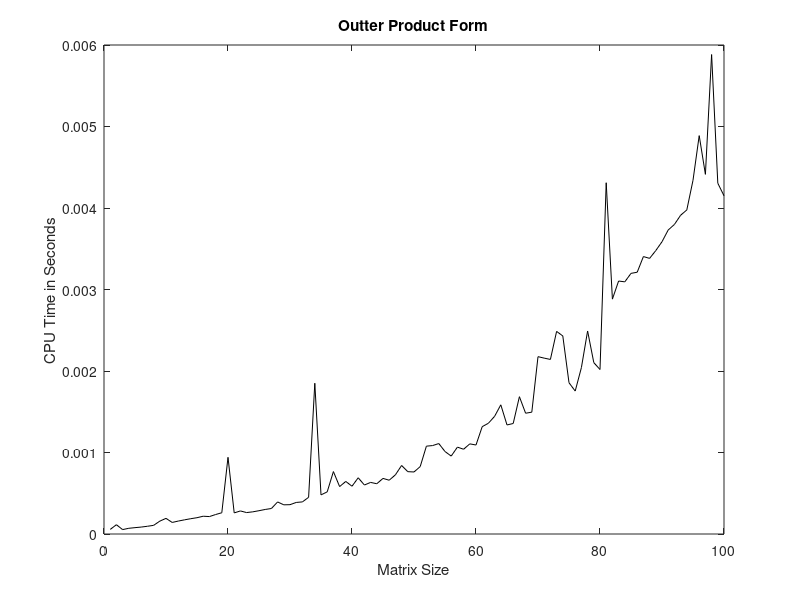
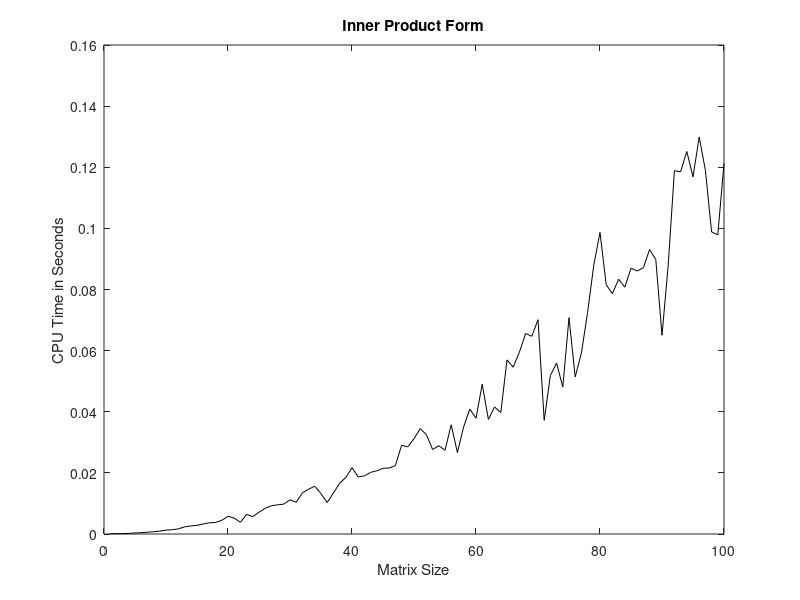
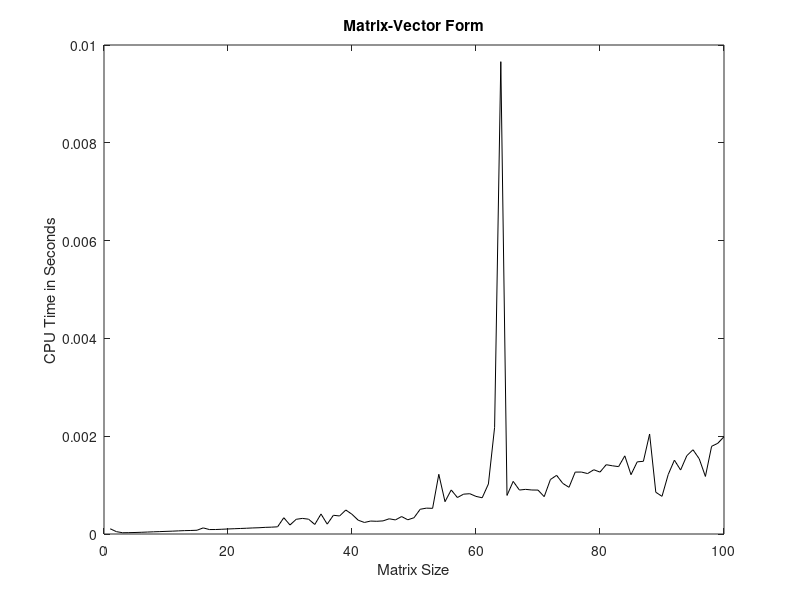
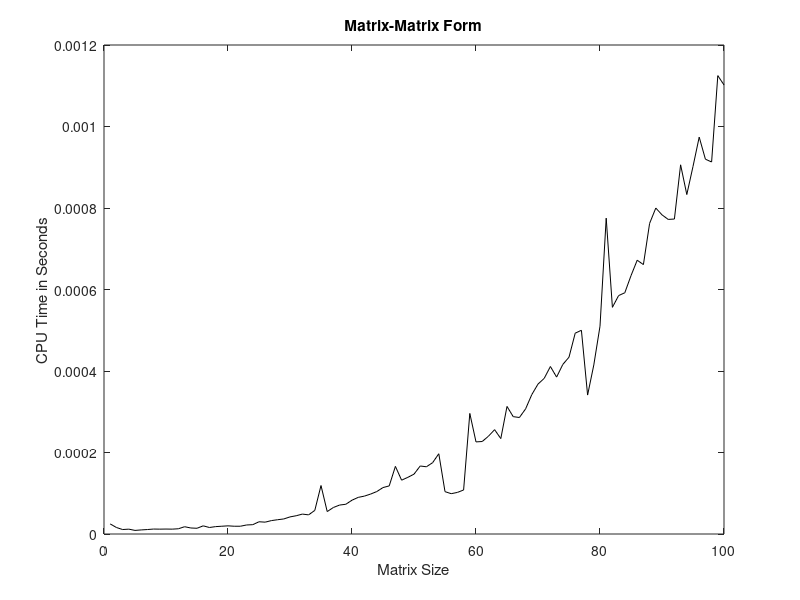

Reproduce these figures in MATLAB, in order.
%%%%%%%%%%%%%%%%%%%%%%%%%%%%%%%%%%%%%%%%%%%%%%%%%%%%%%%%%%%%%%%%%%%%%%%%%%%
%                       MAT 508 HW 1 Problem 3
% Here, we compare the computation times of the product AB by using
% the outter product form, the inner product form, matrix-vector form, and
% the matrix-matrix (plain * Matlab function) form.
%%%%%%%%%%%%%%%%%%%%%%%%%%%%%%%%%%%%%%%%%%%%%%%%%%%%%%%%%%%%%%%%%%%%%%%%%%%
% We use matrices of size up to n.
n=100;
%%%%%%%%%%%%%%%%%%%%%%%%%%%%%%%%%%%%%%%%%%%%%%%%%%%%%%%%%%%%%%%%%%%%%%%%%%%
% Outter Product Form
%%%%%%%%%%%%%%%%%%%%%%%%%%%%%%%%%%%%%%%%%%%%%%%%%%%%%%%%%%%%%%%%%%%%%%%%%%%
cputimes = zeros(1,n);
for k=1:n    
    A=rand(k); B=rand(k);
    tic;
    outerproduct=zeros(k);
    for p=1:k
        outerproduct = outerproduct + A(:,p)*B(p,:);
    end
    cputimes(k) = toc;
end
figure(1)
plot(cputimes,'k');
title('Outter Product Form');
xlabel('Matrix Size'); ylabel('CPU Time in Seconds');
%%%%%%%%%%%%%%%%%%%%%%%%%%%%%%%%%%%%%%%%%%%%%%%%%%%%%%%%%%%%%%%%%%%%%%%%%%%
% Inner Product Form
%%%%%%%%%%%%%%%%%%%%%%%%%%%%%%%%%%%%%%%%%%%%%%%%%%%%%%%%%%%%%%%%%%%%%%%%%%%
cputimes = zeros(1,n);
for k=1:n    
    A=rand(k); B=rand(k);
    tic;
    innerproduct=zeros(k);
    for i=1:k
        for j=1:k
            innerproduct(i,j) = A(i,:)*B(:,j);
        end
    end
    cputimes(k) = toc;
end
figure(2)
plot(cputimes,'k');
title('Inner Product Form');
xlabel('Matrix Size'); ylabel('CPU Time in Seconds');
%%%%%%%%%%%%%%%%%%%%%%%%%%%%%%%%%%%%%%%%%%%%%%%%%%%%%%%%%%%%%%%%%%%%%%%%%%%
% Matrix-Vector Form
%%%%%%%%%%%%%%%%%%%%%%%%%%%%%%%%%%%%%%%%%%%%%%%%%%%%%%%%%%%%%%%%%%%%%%%%%%%
cputimes = zeros(1,n);
for k=1:n    
    A=rand(k); B=rand(k);
    tic;
    matrixvector=zeros(k);
    for j=1:k
        matrixvector(:,j) = A*B(:,j);
    end
    cputimes(k) = toc;
end
figure(3)
plot(cputimes,'k');
title('Matrix-Vector Form');
xlabel('Matrix Size'); ylabel('CPU Time in Seconds');
%%%%%%%%%%%%%%%%%%%%%%%%%%%%%%%%%%%%%%%%%%%%%%%%%%%%%%%%%%%%%%%%%%%%%%%%%%%
% Matrix-Matrix Form
%%%%%%%%%%%%%%%%%%%%%%%%%%%%%%%%%%%%%%%%%%%%%%%%%%%%%%%%%%%%%%%%%%%%%%%%%%%
cputimes = zeros(1,n);
for k=1:n    
    A=rand(k); B=rand(k);
    tic;
    matrixmatrix = A*B;
    cputimes(k) = toc;
end
figure(4)
plot(cputimes,'k');
title('Matrix-Matrix Form');
xlabel('Matrix Size'); ylabel('CPU Time in Seconds');
